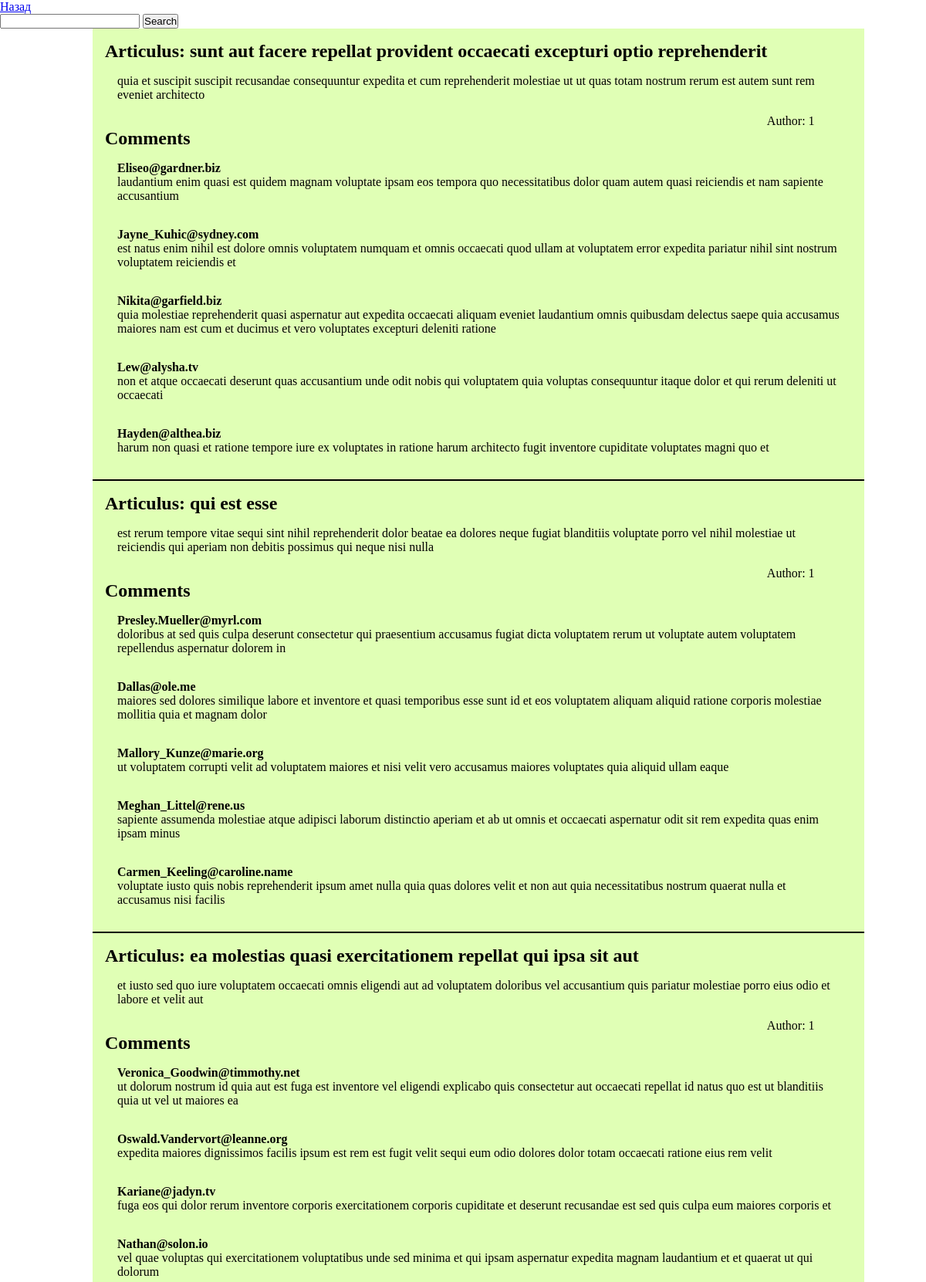
The page /pages.php (upper part) on the database its author committed.
### tables this page shows
CREATE TABLE `posts` (
  `id` int NOT NULL,
  `user_id` int NOT NULL,
  `title` text NOT NULL,
  `body` text NOT NULL
);

CREATE TABLE `comments` (
  `id` int NOT NULL,
  `post_id` int NOT NULL,
  `email` varchar(64) NOT NULL,
  `cname` text NOT NULL,
  `body` text NOT NULL
);

### Database.php (called while the page is built, shortened)
<?php
    class Database extends mysqli
    {
        public function getAll($table_name)
        {
            $result = $this->query("SELECT * FROM `$table_name`");
            if ($result)
            {
                $data = $result->fetch_all(MYSQLI_ASSOC);
                if ($data)
                    return $data;
            }
            return null;
        }
        public function getCommentsToPost($post_id)
        {
            $result = $this->query("SELECT * FROM `comments` WHERE post_id=$post_id");
            if ($result)
            {
                $comments = $result->fetch_all(MYSQLI_ASSOC);
                return $comments;
            }
        }
    }
?>

### pages.php (the view, shortened to what this page needs)
<!DOCTYPE html>
<html lang="en">
<head>
    <link rel="stylesheet" href="style.css">
</head>
<body>
    <a href="index.php">Назад</a>
    <form action="search_result.php" method="post">
        <input type="text" name="search_data" minlength=3>
        <button type="submit">Search</button>
    </form>
    <?php
        include_once "Database.php";
        $db = Database::load();
        $posts = $db->getAll('posts');
        echo '<div class="posts">';
        foreach( $posts as $post )
        {
            echo "
                <div class='post'>
                    <h2>Articulus: ".$post['title']."</h2>
                    <p>".$post['body']."</p>
                    <div class='author-mention'>
                        Author: <a href='#'>".$post['user_id']."</a>
                    </div>
                    <h2>Comments</h2>
            ";
            $comments = $db->getCommentsToPost($post['id']);
            echo "<div class='comments'>";
            foreach( $comments as $comment )
            {
                echo "<div class='comment'>
                        <h3>".$comment['name']."</h3> <h4>".$comment['email']."</h4>
                        <p class='execution-commetary'>".$comment['body']."</p>
                    </div>
                ";
            }
            echo "</div>";
            echo "</div>";
            echo "<hr>";
        }
        echo '</div>'
    ?>
</body>
</html>

### style.css (style rules this page uses)
* { margin:0; padding:0 }
.posts { width: 1000px; margin-left:10%; }
.posts > .post { padding:1em; background-color: rgb(224 255 181);; }
.post > p { padding:1em; }
.post > .comments { background-color: rgba() }
.comments > .comment { padding:1em; }
.author-mention { text-align: right; padding-right: 5%; }
.author-mention > a { color:black; text-decoration: none; }
.posts > hr { border: 1px solid black; }

### rows shown on the page
posts: title "sunt aut facere repellat provident occaecati excepturi optio reprehenderit", body "quia et suscipit suscipit recusandae consequuntur expedita et cum reprehenderit molestiae ut ut quas totam nostrum rerum est autem sunt rem eveniet architecto", user "1"
comments: email "Eliseo@gardner.biz", body "laudantium enim quasi est quidem magnam voluptate ipsam eos tempora quo necessitatibus dolor quam autem quasi reiciendis et nam sapiente accusantium"
comments: email "Jayne_Kuhic@sydney.com", body "est natus enim nihil est dolore omnis voluptatem numquam et omnis occaecati quod ullam at voluptatem error expedita pariatur nihil sint nostrum voluptatem reiciendis et"
comments: email "Nikita@garfield.biz", body "quia molestiae reprehenderit quasi aspernatur aut expedita occaecati aliquam eveniet laudantium omnis quibusdam delectus saepe quia accusamus maiores nam est cum et ducimus et vero voluptates excepturi deleniti ratione"
comments: email "Lew@alysha.tv", body "non et atque occaecati deserunt quas accusantium unde odit nobis qui voluptatem quia voluptas consequuntur itaque dolor et qui rerum deleniti ut occaecati"
comments: email "Hayden@althea.biz", body "harum non quasi et ratione tempore iure ex voluptates in ratione harum architecto fugit inventore cupiditate voluptates magni quo et"
posts: title "qui est esse", body "est rerum tempore vitae sequi sint nihil reprehenderit dolor beatae ea dolores neque fugiat blanditiis voluptate porro vel nihil molestiae ut reiciendis qui aperiam non debitis possimus qui neque nisi nulla", user "1"
comments: email "Presley.Mueller@myrl.com", body "doloribus at sed quis culpa deserunt consectetur qui praesentium accusamus fugiat dicta voluptatem rerum ut voluptate autem voluptatem repellendus aspernatur dolorem in"
comments: email "Dallas@ole.me", body "maiores sed dolores similique labore et inventore et quasi temporibus esse sunt id et eos voluptatem aliquam aliquid ratione corporis molestiae mollitia quia et magnam dolor"
comments: email "Mallory_Kunze@marie.org", body "ut voluptatem corrupti velit ad voluptatem maiores et nisi velit vero accusamus maiores voluptates quia aliquid ullam eaque"
comments: email "Meghan_Littel@rene.us", body "sapiente assumenda molestiae atque adipisci laborum distinctio aperiam et ab ut omnis et occaecati aspernatur odit sit rem expedita quas enim ipsam minus"
comments: email "Carmen_Keeling@caroline.name", body "voluptate iusto quis nobis reprehenderit ipsum amet nulla quia quas dolores velit et non aut quia necessitatibus nostrum quaerat nulla et accusamus nisi facilis"
posts: title "ea molestias quasi exercitationem repellat qui ipsa sit aut", body "et iusto sed quo iure voluptatem occaecati omnis eligendi aut ad voluptatem doloribus vel accusantium quis pariatur molestiae porro eius odio et labore et velit aut", user "1"
comments: email "Veronica_Goodwin@timmothy.net", body "ut dolorum nostrum id quia aut est fuga est inventore vel eligendi explicabo quis consectetur aut occaecati repellat id natus quo est ut blanditiis quia ut vel ut maiores ea"
comments: email "Oswald.Vandervort@leanne.org", body "expedita maiores dignissimos facilis ipsum est rem est fugit velit sequi eum odio dolores dolor totam occaecati ratione eius rem velit"
comments: email "Kariane@jadyn.tv", body "fuga eos qui dolor rerum inventore corporis exercitationem corporis cupiditate et deserunt recusandae est sed quis culpa eum maiores corporis et"
comments: email "Nathan@solon.io", body "vel quae voluptas qui exercitationem voluptatibus unde sed minima et qui ipsam aspernatur expedita magnam laudantium et et quaerat ut qui dolorum"
